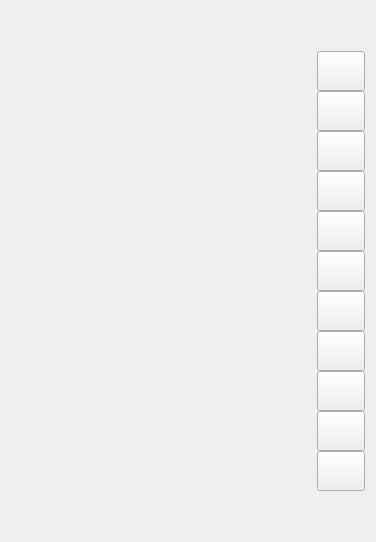
      <widget class="QWidget" name="page_7">
       <layout class="QHBoxLayout" name="horizontalLayout_14">
        <item>
         <widget class="QWidget" name="draw_pad" native="true">
          <property name="sizePolicy">
           <sizepolicy hsizetype="Minimum" vsizetype="Minimum">
            <horstretch>0</horstretch>
            <verstretch>0</verstretch>
           </sizepolicy>
          </property>
          <property name="minimumSize">
           <size>
            <width>300</width>
            <height>300</height>
           </size>
          </property>
          <property name="styleSheet">
           <string notr="true"/>
          </property>
         </widget>
        </item>
        <item>
         <layout class="QVBoxLayout" name="verticalLayout_18">
          <property name="spacing">
           <number>0</number>
          </property>
          <property name="sizeConstraint">
           <enum>QLayout::SizeConstraint::SetFixedSize</enum>
          </property>
          <item>
           <spacer name="verticalSpacer_20">
            <property name="orientation">
             <enum>Qt::Orientation::Vertical</enum>
            </property>
            <property name="sizeHint" stdset="0">
             <size>
              <width>20</width>
              <height>40</height>
             </size>
            </property>
           </spacer>
          </item>
          <item>
           <widget class="QPushButton" name="pen_1">
            <property name="sizePolicy">
             <sizepolicy hsizetype="Fixed" vsizetype="Minimum">
              <horstretch>0</horstretch>
              <verstretch>0</verstretch>
             </sizepolicy>
            </property>
            <property name="minimumSize">
             <size>
              <width>45</width>
              <height>40</height>
             </size>
            </property>
            <property name="maximumSize">
             <size>
              <width>16777215</width>
              <height>40</height>
             </size>
            </property>
            <property name="font">
             <font>
              <family>Segoe UI Semibold</family>
              <pointsize>11</pointsize>
              <bold>true</bold>
             </font>
            </property>
            <property name="cursor">
             <cursorShape>PointingHandCursor</cursorShape>
            </property>
            <property name="toolTip">
             <string>Pen</string>
            </property>
            <property name="styleSheet">
             <string notr="true"/>
            </property>
            <property name="text">
             <string/>
            </property>
            <property name="icon">
             <iconset>
              <normaloff>icons/dark/stilus.svg</normaloff>icons/dark/stilus.svg</iconset>
            </property>
            <property name="iconSize">
             <size>
              <width>40</width>
              <height>40</height>
             </size>
            </property>
            <property name="checkable">
             <bool>true</bool>
            </property>
            <property name="checked">
             <bool>false</bool>
            </property>
            <property name="autoExclusive">
             <bool>true</bool>
            </property>
           </widget>
          </item>
          <item>
           <widget class="QPushButton" name="palette">
            <property name="sizePolicy">
             <sizepolicy hsizetype="Fixed" vsizetype="Minimum">
              <horstretch>0</horstretch>
              <verstretch>0</verstretch>
             </sizepolicy>
            </property>
            <property name="minimumSize">
             <size>
              <width>45</width>
              <height>40</height>
             </size>
            </property>
            <property name="maximumSize">
             <size>
              <width>16777215</width>
              <height>40</height>
             </size>
            </property>
            <property name="font">
             <font>
              <family>Segoe UI Semibold</family>
              <pointsize>11</pointsize>
              <bold>true</bold>
             </font>
            </property>
            <property name="cursor">
             <cursorShape>PointingHandCursor</cursorShape>
            </property>
            <property name="toolTip">
             <string>Pen</string>
            </property>
            <property name="styleSheet">
             <string notr="true"/>
            </property>
            <property name="text">
             <string/>
            </property>
            <property name="icon">
             <iconset>
              <normaloff>icons/dark/palette.png</normaloff>icons/dark/palette.png</iconset>
            </property>
            <property name="iconSize">
             <size>
              <width>28</width>
              <height>28</height>
             </size>
            </property>
            <property name="checkable">
             <bool>false</bool>
            </property>
            <property name="checked">
             <bool>false</bool>
            </property>
            <property name="autoExclusive">
             <bool>true</bool>
            </property>
           </widget>
          </item>
          <item>
           <widget class="QPushButton" name="eraser">
            <property name="sizePolicy">
             <sizepolicy hsizetype="Fixed" vsizetype="Minimum">
              <horstretch>0</horstretch>
              <verstretch>0</verstretch>
             </sizepolicy>
            </property>
            <property name="minimumSize">
             <size>
              <width>45</width>
              <height>40</height>
             </size>
            </property>
            <property name="maximumSize">
             <size>
              <width>16777215</width>
              <height>40</height>
             </size>
            </property>
            <property name="font">
             <font>
              <family>Segoe UI Semibold</family>
              <pointsize>11</pointsize>
              <bold>true</bold>
             </font>
            </property>
            <property name="cursor">
             <cursorShape>PointingHandCursor</cursorShape>
            </property>
            <property name="toolTip">
             <string>Eraser</string>
            </property>
            <property name="styleSheet">
             <string notr="true"/>
            </property>
            <property name="text">
             <string/>
            </property>
            <property name="icon">
             <iconset>
              <normaloff>icons/dark/eraser.svg</normaloff>icons/dark/eraser.svg</iconset>
            </property>
            <property name="iconSize">
             <size>
              <width>28</width>
              <height>28</height>
             </size>
            </property>
            <property name="checkable">
             <bool>true</bool>
            </property>
            <property name="checked">
             <bool>false</bool>
            </property>
            <property name="autoExclusive">
             <bool>true</bool>
            </property>
           </widget>
          </item>
          <item>
           <widget class="QPushButton" name="move_object">
            <property name="sizePolicy">
             <sizepolicy hsizetype="Fixed" vsizetype="Minimum">
              <horstretch>0</horstretch>
              <verstretch>0</verstretch>
             </sizepolicy>
            </property>
            <property name="minimumSize">
             <size>
              <width>45</width>
              <height>40</height>
             </size>
            </property>
            <property name="maximumSize">
             <size>
              <width>16777215</width>
              <height>40</height>
             </size>
            </property>
            <property name="font">
             <font>
              <family>Segoe UI Semibold</family>
              <pointsize>11</pointsize>
              <bold>true</bold>
             </font>
            </property>
            <property name="cursor">
             <cursorShape>PointingHandCursor</cursorShape>
            </property>
            <property name="toolTip">
             <string>Pen</string>
            </property>
            <property name="styleSheet">
             <string notr="true"/>
            </property>
            <property name="text">
             <string/>
            </property>
            <property name="icon">
             <iconset>
              <normaloff>icons/dark/move.png</normaloff>icons/dark/move.png</iconset>
            </property>
            <property name="iconSize">
             <size>
              <width>36</width>
              <height>36</height>
             </size>
            </property>
            <property name="checkable">
             <bool>true</bool>
            </property>
            <property name="checked">
             <bool>false</bool>
            </property>
            <property name="autoExclusive">
             <bool>true</bool>
            </property>
           </widget>
          </item>
          <item>
           <widget class="QPushButton" name="pouring">
            <property name="sizePolicy">
             <sizepolicy hsizetype="Fixed" vsizetype="Minimum">
              <horstretch>0</horstretch>
              <verstretch>0</verstretch>
             </sizepolicy>
            </property>
            <property name="minimumSize">
             <size>
              <width>45</width>
              <height>40</height>
             </size>
            </property>
            <property name="maximumSize">
             <size>
              <width>16777215</width>
              <height>40</height>
             </size>
            </property>
            <property name="font">
             <font>
              <family>Segoe UI Semibold</family>
              <pointsize>11</pointsize>
              <bold>true</bold>
             </font>
            </property>
            <property name="cursor">
             <cursorShape>PointingHandCursor</cursorShape>
            </property>
            <property name="toolTip">
             <string>Pouring</string>
            </property>
            <property name="styleSheet">
             <string notr="true"/>
            </property>
            <property name="text">
             <string/>
            </property>
            <property name="icon">
             <iconset>
              <normaloff>icons/dark/pouring.svg</normaloff>icons/dark/pouring.svg</iconset>
            </property>
            <property name="iconSize">
             <size>
              <width>28</width>
              <height>28</height>
             </size>
            </property>
            <property name="checkable">
             <bool>true</bool>
            </property>
            <property name="checked">
             <bool>false</bool>
            </property>
            <property name="autoExclusive">
             <bool>true</bool>
            </property>
           </widget>
          </item>
          <item>
           <widget class="QPushButton" name="text">
            <property name="sizePolicy">
             <sizepolicy hsizetype="Fixed" vsizetype="Minimum">
              <horstretch>0</horstretch>
              <verstretch>0</verstretch>
             </sizepolicy>
            </property>
            <property name="minimumSize">
             <size>
              <width>45</width>
              <height>40</height>
             </size>
            </property>
            <property name="maximumSize">
             <size>
              <width>16777215</width>
              <height>40</height>
             </size>
            </property>
            <property name="font">
             <font>
              <family>Segoe UI Semibold</family>
              <pointsize>11</pointsize>
              <bold>true</bold>
             </font>
            </property>
            <property name="cursor">
             <cursorShape>PointingHandCursor</cursorShape>
            </property>
            <property name="toolTip">
             <string>Text input</string>
            </property>
            <property name="styleSheet">
             <string notr="true"/>
            </property>
            <property name="text">
             <string/>
            </property>
            <property name="icon">
             <iconset>
              <normaloff>icons/dark/text_write.svg</normaloff>icons/dark/text_write.svg</iconset>
            </property>
            <property name="iconSize">
             <size>
              <width>40</width>
              <height>40</height>
             </size>
            </property>
            <property name="checkable">
             <bool>true</bool>
            </property>
            <property name="checked">
             <bool>false</bool>
            </property>
            <property name="autoExclusive">
             <bool>true</bool>
            </property>
           </widget>
          </item>
          <item>
           <widget class="QPushButton" name="rect">
            <property name="sizePolicy">
             <sizepolicy hsizetype="Fixed" vsizetype="Minimum">
              <horstretch>50</horstretch>
              <verstretch>40</verstretch>
             </sizepolicy>
            </property>
            <property name="minimumSize">
             <size>
              <width>45</width>
              <height>40</height>
             </size>
            </property>
            <property name="maximumSize">
             <size>
              <width>16777215</width>
              <height>40</height>
             </size>
            </property>
            <property name="font">
             <font>
              <family>Segoe UI Semibold</family>
              <pointsize>11</pointsize>
              <bold>true</bold>
             </font>
            </property>
            <property name="cursor">
             <cursorShape>PointingHandCursor</cursorShape>
            </property>
            <property name="toolTip">
             <string>Quadrilateral</string>
            </property>
            <property name="styleSheet">
             <string notr="true"/>
            </property>
            <property name="text">
             <string/>
            </property>
            <property name="icon">
             <iconset>
              <normaloff>icons/dark/Quadrilateral.png</normaloff>icons/dark/Quadrilateral.png</iconset>
            </property>
            <property name="iconSize">
             <size>
              <width>28</width>
              <height>28</height>
             </size>
            </property>
            <property name="checkable">
             <bool>true</bool>
            </property>
            <property name="checked">
             <bool>false</bool>
            </property>
            <property name="autoExclusive">
             <bool>true</bool>
            </property>
           </widget>
          </item>
          <item>
           <widget class="QPushButton" name="circle">
            <property name="sizePolicy">
             <sizepolicy hsizetype="Fixed" vsizetype="Minimum">
              <horstretch>50</horstretch>
              <verstretch>40</verstretch>
             </sizepolicy>
            </property>
            <property name="minimumSize">
             <size>
              <width>45</width>
              <height>40</height>
             </size>
            </property>
            <property name="maximumSize">
             <size>
              <width>16777215</width>
              <height>40</height>
             </size>
            </property>
            <property name="font">
             <font>
              <family>Segoe UI Semibold</family>
              <pointsize>11</pointsize>
              <bold>true</bold>
             </font>
            </property>
            <property name="cursor">
             <cursorShape>PointingHandCursor</cursorShape>
            </property>
            <property name="toolTip">
             <string>Circle</string>
            </property>
            <property name="styleSheet">
             <string notr="true"/>
            </property>
            <property name="text">
             <string/>
            </property>
            <property name="icon">
             <iconset>
              <normaloff>icons/dark/circle.png</normaloff>icons/dark/circle.png</iconset>
            </property>
            <property name="iconSize">
             <size>
              <width>28</width>
              <height>28</height>
             </size>
            </property>
            <property name="checkable">
             <bool>true</bool>
            </property>
            <property name="checked">
             <bool>false</bool>
            </property>
            <property name="autoExclusive">
             <bool>true</bool>
            </property>
           </widget>
          </item>
          <item>
           <widget class="QPushButton" name="line_1">
            <property name="sizePolicy">
             <sizepolicy hsizetype="Fixed" vsizetype="Minimum">
              <horstretch>0</horstretch>
              <verstretch>0</verstretch>
             </sizepolicy>
            </property>
            <property name="minimumSize">
             <size>
              <width>45</width>
              <height>40</height>
             </size>
            </property>
            <property name="maximumSize">
             <size>
              <width>16777215</width>
              <height>40</height>
             </size>
            </property>
            <property name="font">
             <font>
              <family>Segoe UI Semibold</family>
              <pointsize>11</pointsize>
              <bold>true</bold>
             </font>
            </property>
            <property name="cursor">
             <cursorShape>PointingHandCursor</cursorShape>
            </property>
            <property name="toolTip">
             <string>Line</string>
            </property>
            <property name="styleSheet">
             <string notr="true"/>
            </property>
            <property name="text">
             <string/>
            </property>
            <property name="icon">
             <iconset>
              <normaloff>icons/dark/line.svg</normaloff>icons/dark/line.svg</iconset>
            </property>
            <property name="iconSize">
             <size>
              <width>36</width>
              <height>36</height>
             </size>
            </property>
            <property name="checkable">
             <bool>true</bool>
            </property>
            <property name="checked">
             <bool>false</bool>
            </property>
            <property name="autoExclusive">
             <bool>true</bool>
            </property>
           </widget>
          </item>
          <item>
           <widget class="QPushButton" name="undo_button">
            <property name="sizePolicy">
             <sizepolicy hsizetype="Fixed" vsizetype="Minimum">
              <horstretch>50</horstretch>
              <verstretch>40</verstretch>
             </sizepolicy>
            </property>
            <property name="minimumSize">
             <size>
              <width>45</width>
              <height>40</height>
             </size>
            </property>
            <property name="maximumSize">
             <size>
              <width>16777215</width>
              <height>40</height>
             </size>
            </property>
            <property name="font">
             <font>
              <family>Segoe UI Semibold</family>
              <pointsize>11</pointsize>
              <bold>true</bold>
             </font>
            </property>
            <property name="cursor">
             <cursorShape>PointingHandCursor</cursorShape>
            </property>
            <property name="toolTip">
             <string>Clear</string>
            </property>
            <property name="styleSheet">
             <string notr="true"/>
            </property>
            <property name="text">
             <string/>
            </property>
            <property name="icon">
             <iconset>
              <normaloff>icons/dark/undo.png</normaloff>icons/dark/undo.png</iconset>
            </property>
            <property name="iconSize">
             <size>
              <width>28</width>
              <height>28</height>
             </size>
            </property>
            <property name="checkable">
             <bool>false</bool>
            </property>
            <property name="checked">
             <bool>false</bool>
            </property>
            <property name="autoExclusive">
             <bool>true</bool>
            </property>
           </widget>
          </item>
          <item>
           <widget class="QPushButton" name="clear">
            <property name="sizePolicy">
             <sizepolicy hsizetype="Fixed" vsizetype="Minimum">
              <horstretch>50</horstretch>
              <verstretch>40</verstretch>
             </sizepolicy>
            </property>
            <property name="minimumSize">
             <size>
              <width>45</width>
              <height>40</height>
             </size>
            </property>
            <property name="maximumSize">
             <size>
              <width>16777215</width>
              <height>40</height>
             </size>
            </property>
            <property name="font">
             <font>
              <family>Segoe UI Semibold</family>
              <pointsize>11</pointsize>
              <bold>true</bold>
             </font>
            </property>
            <property name="cursor">
             <cursorShape>PointingHandCursor</cursorShape>
            </property>
            <property name="toolTip">
             <string>Clear</string>
            </property>
            <property name="styleSheet">
             <string notr="true"/>
            </property>
            <property name="text">
             <string/>
            </property>
            <property name="icon">
             <iconset>
              <normaloff>icons/dark/delete text.png</normaloff>icons/dark/delete text.png</iconset>
            </property>
            <property name="iconSize">
             <size>
              <width>28</width>
              <height>28</height>
             </size>
            </property>
            <property name="checkable">
             <bool>false</bool>
            </property>
            <property name="checked">
             <bool>false</bool>
            </property>
            <property name="autoExclusive">
             <bool>true</bool>
            </property>
           </widget>
          </item>
          <item>
           <spacer name="verticalSpacer_19">
            <property name="orientation">
             <enum>Qt::Orientation::Vertical</enum>
            </property>
            <property name="sizeHint" stdset="0">
             <size>
              <width>20</width>
              <height>40</height>
             </size>
            </property>
           </spacer>
          </item>
         </layout>
        </item>
       </layout>
      </widget>
